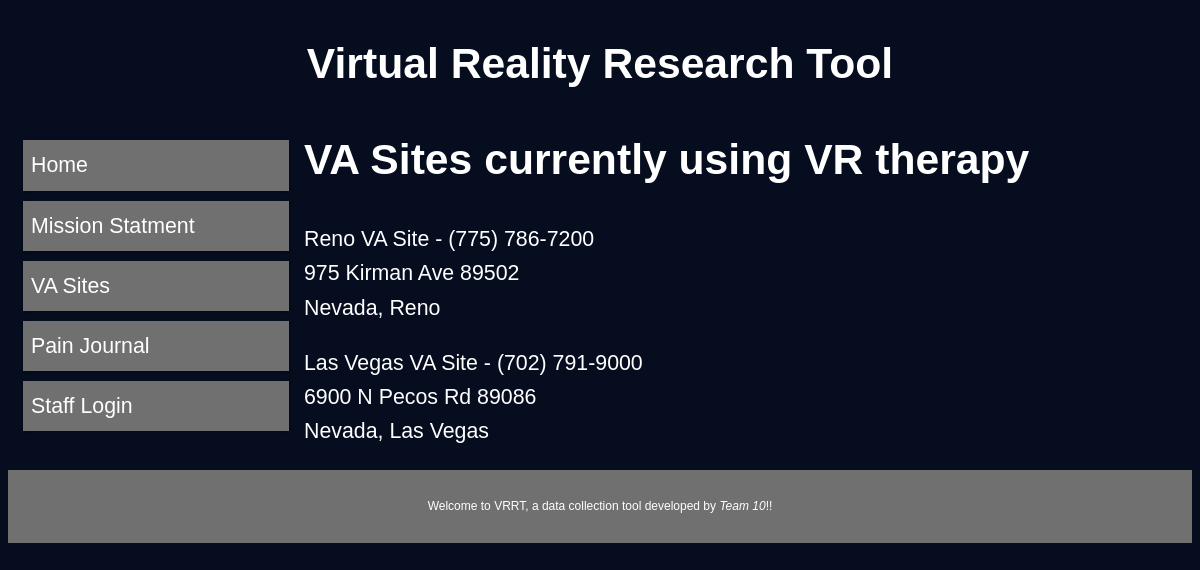
Screenshot of /VRRTController/SiteIDList/ with the database file from the repository.
### VRRTController/models.py (models this page shows, shortened)
class SiteID(models.Model):
    SiteName = models.CharField(default='NOT SET', max_length=200, help_text='Enter the site location or name')
    SiteAddress = models.CharField(default='NOT SET', max_length=200, help_text='Enter the site street address')
    SiteState = models.CharField(default='NOT SET', max_length=200, help_text='Enter the site state')
    SiteCity = models.CharField(default='NOT SET', max_length=200, help_text='Enter the site city')
    SiteZipCode = models.CharField(default='NOT SET', max_length=200, help_text='Enther the site zip code')
    SiteTelephone = models.CharField(default='NOT SET', max_length=200, help_text='Enter the site telephone number')

### VRRTController/views.py (the view)
# urls.py: path('SiteIDList/', views.SiteListView.as_view(), name='Site_List_View')
class SiteListView(generic.ListView):
    model = SiteID

### VRRTController/templatetags/auth_extras.py (called while the page is built)
@register.filter(name='has_group')
def has_group(user, group_name):
    group = Group.objects.get(name=group_name)
    return True if group in user.groups.all() else False

### VRRTController/templates/VRRTController/siteid_list.html
{% extends "base_generic.html" %}
{% block content %}
  <h1>VA Sites currently using VR therapy</h1>
  {% if object_list %}
  <ul>
    {% for SiteID in object_list %}
      <li class="siteList">
         <p>{{SiteID.SiteName}} - {{SiteID.SiteTelephone}}<br>
         {{SiteID.SiteAddress}} {{SiteID.SiteZipCode}}<br>
         {{SiteID.SiteState}}, {{SiteID.SiteCity}} </p>
      </li>
    {% endfor %}
  </ul>
  {% else %}
    <p>There are no Sites currently using VR.</p>
  {% endif %}
{% endblock %}

### VRRTController/templates/base_generic.html (shortened to what this page needs)
{% load static %}
{% load auth_extras %}
<!DOCTYPE html>
<html lang="en">
    <head>{% block title%}<title>Virtual Reality Research Tool</title>{% endblock %}
    <link rel="stylesheet" href="{% static 'css/style.css' %}"/>
    </head>
    <body>
        <h1 class="page-title">Virtual Reality Research Tool</h1>
        <div class="row">
            <div class="col-3 col-s-3 sidebar-nav">
                {% block sidebar %}
                <ul>
                    <a href="{% url 'index' %}"><li>Home</li></a>
                    <a href="{% url 'Mission_Statment' %}"><li>Mission Statment</a></li></a>
                    <a href="{% url 'Site_List_View' %}"><li>VA Sites</li></a>
                    {%  if user.is_authenticated %}
                        <a class="logout" href="{% url 'logout'%}"><li>LogOut</li></a>
                        {% else %}
                        <a href="{% url 'login'%}"><li>Pain Journal</li></a>
                        <a href="{% url 'login'%}"><li>Staff Login</li></a>
                    {% endif %}
                </ul>
                {% endblock %}
            </div>
            <div>{% block content %}{% endblock %}</div>
    </div>
    <div class="footer">
        <p>Welcome to VRRT, a data collection tool developed by <em>Team 10</em>!!</p>
      </div>
    </body>
</html>

### VRRTController/static/css/style.css (style rules this page uses)
* { box-sizing: border-box; font-family: Verdana, sans-serif; }
:root { --background-color: #050D1F; --text-color-dark: black; --text-color-mid: #707070; --text-color-light: white; --accent-color-dark: #202530; --accent-color-mid: #707070; --accent-color-light: #D5D6D7; }
.row::after { content: ""; clear: both; display: table; }
[class*="col-"] { float: left; padding: 15px; }
body { background-color: var(--background-color); color: var(--text-color-light); font-size: 16pt; text-align: left; line-height: 1.6; }
a { text-decoration: none; color: var(--text-color-light); }
.page-title { text-align: center; }
.sidebar-nav ul { background-color: var(--background-color); color: var(--text-color-light); font-size: 16pt; list-style-type: none; margin: 0px; padding: 0px; }
.sidebar-nav li { margin-bottom: 10px; padding: 8px; background-color: var(--accent-color-mid); box-shadow: 0 1px 3px rgba(0,0,0,0.12), 0 1px 2px rgba(0,0,0,0.24); }
.footer { background-color: var(--accent-color-mid); color: #ffffff; text-align: center; font-size: 12px; padding: 15px; }
.siteList { list-style: none; }
[class*="col-"] { width: 100%; }
@media only screen and (min-width: 600px) { .col-s-3 { width: 25%; } }
@media only screen and (min-width: 768px) { .col-3 { width: 25%; } }

### rows the page displays
SiteID: SiteName "Reno VA Site", SiteTelephone "(775) 786-7200", SiteAddress "975 Kirman Ave", SiteZipCode "89502", SiteState "Nevada", SiteCity "Reno"
SiteID: SiteName "Las Vegas VA Site", SiteTelephone "(702) 791-9000", SiteAddress "6900 N Pecos Rd", SiteZipCode "89086", SiteState "Nevada", SiteCity "Las Vegas"
